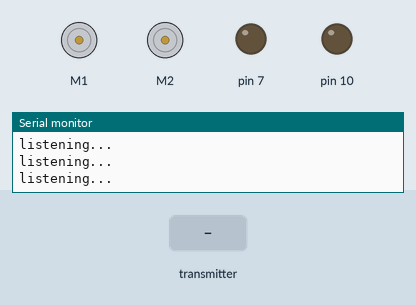
Bench run of a sketch on a simulated Arduino Uno, built with avr-gcc and run on an emulated ATmega328P. On the bench: 2 × DC motor (green arrow = forward, orange = backward, longer = faster), output pins drawn as LEDs (lit = HIGH), the last lines printed to the serial monitor. Inputs (shaded band) come from the test bench. No radio packets arrive unless stated.

Above: at 1.2 s.
1.3 s: the transmitter starts sending packet.0 = 0
At 2.0 s:
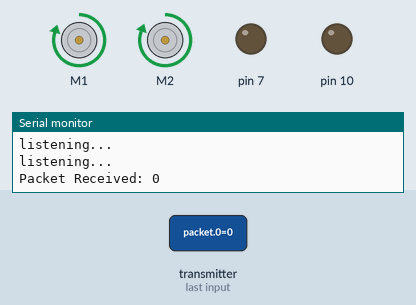
2.8 s: the transmitter starts sending packet.1 = 0
5.8 s: the transmitter starts sending packet.0 = 256
At 6.7 s:
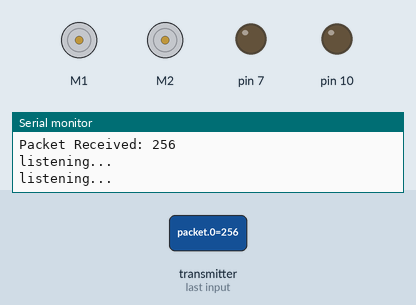
Timing chart, 0 to 8.8 s (numbered marks = the images above; inputs shaded):
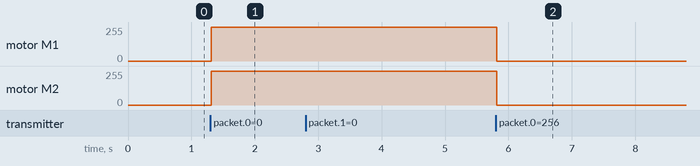

Measured:
- after the input at 1.3 s, motor M1: stopped → forward 252/255 at once; motor M2: stopped → forward 255/255 at once
- after the input at 5.8 s, motor M1: forward 252/255 → stopped at once; motor M2: forward 255/255 → stopped at once

The sketch:

SumoReceive.ino
```cpp
#include <SPI.h>
#include <nRF24L01.h>
#include <RF24.h>
#include <Adafruit_MotorShield.h>

RF24 radio(4, 6); // CE, CSN
int counter;
// Create the motor shield object with the default I2C address
Adafruit_MotorShield AFMS = Adafruit_MotorShield();
// Or, create it with a different I2C address (say for stacking)
// Adafruit_MotorShield AFMS = Adafruit_MotorShield(0x61);

// Select which 'port' M1, M2, M3 or M4. In this case, M1
Adafruit_DCMotor *myMotor = AFMS.getMotor(1);
Adafruit_DCMotor *myMotor1 = AFMS.getMotor(2);
const byte address[6] = "robot";
void setup() {

  if (!AFMS.begin()) {         // create with the default frequency 1.6KHz
    // if (!AFMS.begin(1000)) {  // OR with a different frequency, say 1KHz
    Serial.println("Could not find Motor Shield. Check wiring.");
    while (1);
  }

  myMotor->run(RELEASE);
   myMotor1->run(RELEASE);
  Serial.println("Motor Shield found.");

  pinMode(8, INPUT);
  pinMode(9, INPUT);

  pinMode(5, INPUT);
  pinMode(10, OUTPUT);
  pinMode(7, OUTPUT);
  Serial.begin(9
);
  Serial.begin(9600);
  radio.begin();
  radio.openReadingPipe(0, address);
  radio.setPALevel(RF24_PA_MIN);
  radio.startListening();
  Serial.println("Starting to listen...");
}


void Straight() {
  myMotor1->setSpeed(255);
  myMotor->setSpeed(252);
  myMotor->run(FORWARD);

  myMotor1->run(FORWARD);

  delay(10);
  //  myMotor->run(RELEASE);
  //  myMotor1->run(RELEASE);

}
void Back() {
  myMotor1->setSpeed(255);
  myMotor->setSpeed(252);
  myMotor->run(BACKWARD);

  myMotor1->run(BACKWARD);

  delay(10);
  //  myMotor->run(RELEASE);
  //  myMotor1->run(RELEASE);

}


void Left() {
  myMotor1->setSpeed(150);
  myMotor->setSpeed(155);
  myMotor->run(BACKWARD);

  myMotor1->run(FORWARD);

  delay(10);

}

void Right() {

  myMotor->setSpeed(100);
  myMotor1->setSpeed(105);

  myMotor->run(FORWARD);
  myMotor1->run(BACKWARD);

  delay(10);

}
void readRadio()
{
  if (radio.available()) {
    int packet[4];      //sized for our anticipated msg, but can have extra room if that makes more sense
    radio.read(&packet, sizeof(packet));
    int one = packet[0];

    Serial.print("Packet Received: ");
    Serial.println(one);
    if (one == 0) {
      Straight();
    }
    else if (one == 1) {
      Back();
    }
    else if (one == 2) {
      Left();
    }
    else if (one == 3) {
      Right();
    }
    else {
      myMotor->run(RELEASE);
      myMotor1->run(RELEASE);

    }

  }
}

void loop() {
  Serial.println("listening...");
  readRadio();
  delay(30);
}
```
